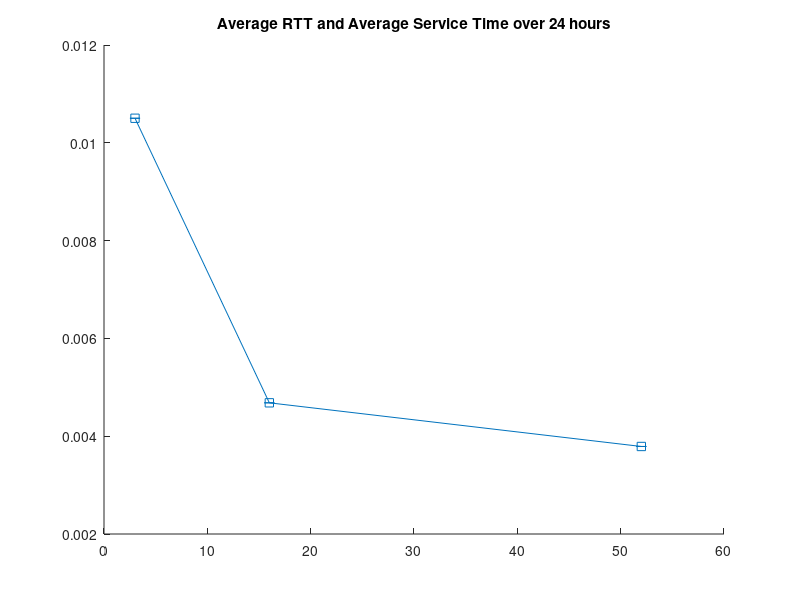

The MATLAB script that drew this image: (Note: this script raises an error after producing the figure.)
clear all; close all; clc;
format long


X = [3, 16, 52]

Y_1_1 = [0.010507101277989865, 0.010487213989764432, 0.010507622193490563, 0.01050551365020543, 0.010502991713016887];
var_1_1 = var(Y_1_1);
Y_1_1 = mean(Y_1_1);

Y_1_2 = [0.004683752819934672, 0.004679884892180213, 0.00468065976988665, 0.00469065972582165, 0.00467865269847634];
var_1_2 = var(Y_1_2);
Y_1_2 = mean(Y_1_2);

Y_1_3 = [0.00378816179640811, 0.003788704853901274, 0.003788667611981513, 0.003795905267672189, 0.0037880069753763717];
var_1_3 = var(Y_1_3);
Y_1_3 = mean(Y_1_3);
 
Y1 = [Y_1_1, Y_1_2, Y_1_3];
err1 = [var_1_1, var_1_2, var_1_3];









Y_2_1 = [0.15271029552389292, 0.15227958994151525, 0.15265107264201383, 0.15246867121939292, 0.15252291957247027];
var_2_1 = var(Y_2_1);
Y_2_1 = mean(Y_2_1);

Y_2_2 = [0.08848502154687682, 0.08835309684723344, 0.08833027032140417, 0.08832952584713634, 0.08832268435725344];
var_2_2 = var(Y_2_2);
Y_2_2 = mean(Y_2_2);

Y_2_3 = [0.07845178321871168, 0.07854704402202395, 0.07851029889815536, 0.07868503537110963, 0.07854240388831783];
var_2_3 = var(Y_2_3);
Y_2_3 = mean(Y_2_3);

Y2 = [Y_2_1, Y_2_2, Y_2_3];
err2 = [var_2_1, var_2_2, var_2_3];



figure(1);

title('Average RTT and Average Service Time over 24 hours');
hold on

%plot([1000, 1000000, 1000000000], [Y_1_1, Y_1_2, Y_1_3])
%plot([1000, 1000000, 1000000000], [Y_2_1, Y_2_2, Y_2_3])

errorbar(X,Y1,err1, '-s','MarkerSize',10,'MarkerEdgeColor','red','MarkerFaceColor','blue', 'Linewidth',2)
errorbar(X,Y2,err2, '-s','MarkerSize',10,'MarkerEdgeColor','red','MarkerFaceColor','blue', 'Linewidth',2)
%set(gca,'XScale','log');
%set(gca,'YScale','log');

grid on



xlabel('Number of Amazon Servers = 3, 16, 52');

ylabel('Mean values');

legend('Location','northeast')
legend('Average RTT','Average service time')
